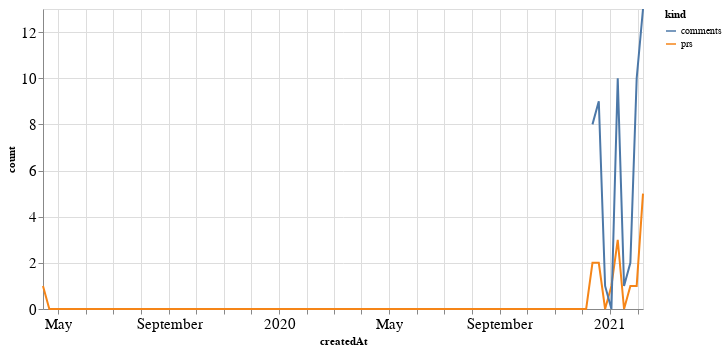

Write notebook code for a chart like this one.
### Code cell
alt.Chart(total_time, width=600).mark_line().encode(
    x='createdAt',
    y='count',
    color='kind'
)

### Figure 1 — Vega-Lite specification as saved in the notebook (floating-point values rounded to 4 significant figures; data arrays with more than 128 entries replaced by an {"elided": "..."} marker saying what was removed)
{"config": {"axisLeft": {"labelFontSize": 15}, "axisBottom": {"labelFontSize": 15}}, "data": {"name": "data-0cbba56faea78d7ffdfa49c908a76f9b"}, "mark": "line", "encoding": {"color": {"type": "nominal", "field": "kind"}, "x": {"type": "temporal", "field": "createdAt"}, "y": {"type": "quantitative", "field": "count"}}, "width": 600, "$schema": "https://vega.github.io/schema/vega-lite/v4.8.1.json", "datasets": {"data-0cbba56faea78d7ffdfa49c908a76f9b": {"elided": "192 records"}}}
